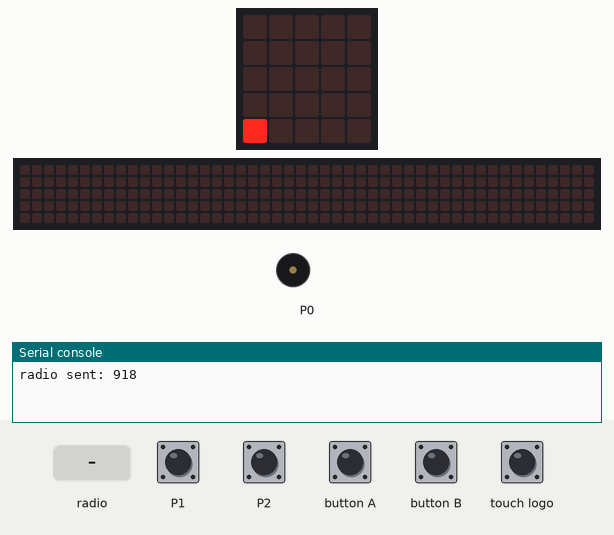
The program below on a simulated BBC micro:bit (MakeCode). Shown: the board's 5×5 LED display, a strip that is not on the board, showing the scrolling text unrolled, buzzer (waves = sounding), the last lines printed to the serial console. Inputs (shaded band) come from the test bench. No radio messages arrive unless stated (any console line starting 'radio sent:' is added by the test bench); the 48×5 strip is a reading aid, not a part: it shows the text the display is scrolling, unrolled, one strip-width of it at a time.

Above: at 1.4 s.
2.5 s: radio message "progB" arrives
At 4.1 s:
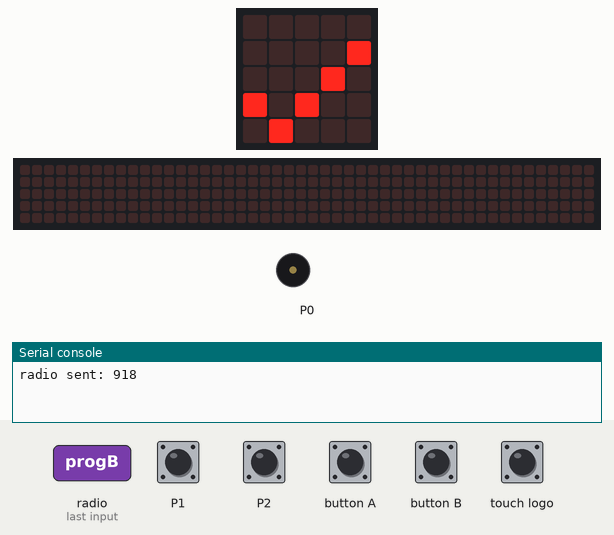
5.5 s: touch pin P1 pressed for 0.15 s
At 6.1 s:
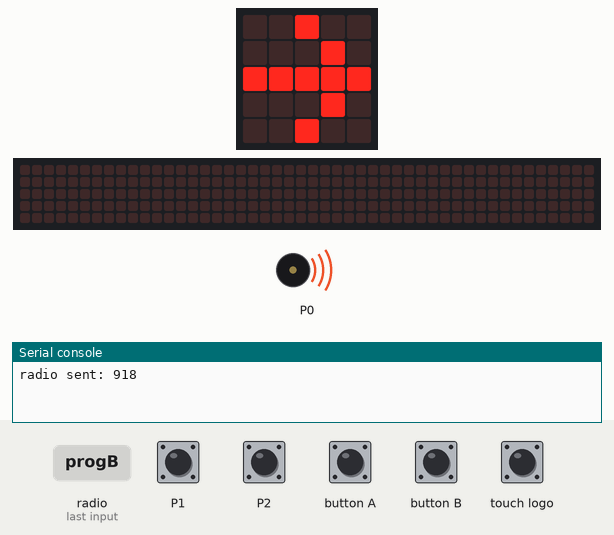
6.2 s: button A pressed for 0.15 s
6.9 s: radio message "progA" arrives
At 11.4 s:
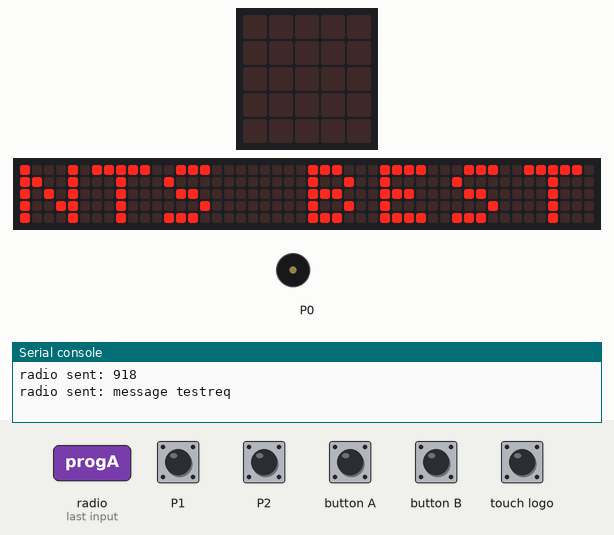
Timing chart, 0 to 12.9 s (numbered marks = the images above; inputs shaded):
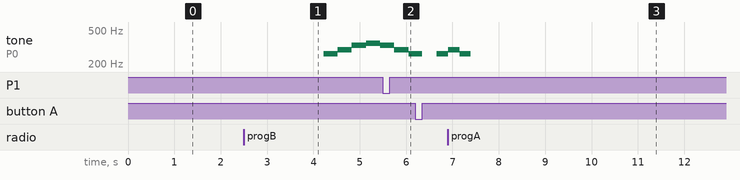

The program:

main.ts
```typescript
enum RadioMessage {
    message1 = 49434,
    progA = 15793,
    progB = 10390,
    progC = 23451,
    testreq = 61214,
    testreq2 = 32222
}
radio.onReceivedNumber(function (receivedNumber) {
    basic.showLeds(`
        . # # # .
        . # . . .
        . # . . .
        . # . . .
        . # # # .
        `)
})
radio.onReceivedMessage(RadioMessage.progA, function () {
    end = 0
    basic.showIcon(IconNames.Yes)
    while (end == 0) {
        basic.showString("NTS BEST")
    }
})
radio.onReceivedMessage(RadioMessage.progC, function () {
    end = 0
    basic.showIcon(IconNames.Yes)
})
radio.onReceivedMessage(RadioMessage.testreq, function () {
    basic.showIcon(IconNames.Yes)
    basic.showLeds(`
        # # # # #
        # # # # #
        # # # # #
        # # # # #
        # # # # #
        `)
    radio.sendMessage(RadioMessage.testreq2)
})
input.onButtonPressed(Button.A, function () {
    basic.showArrow(ArrowNames.North)
    radio.sendMessage(RadioMessage.progA)
})
radio.onReceivedMessage(RadioMessage.testreq2, function () {
    basic.showIcon(IconNames.Yes)
    basic.showLeds(`
        # # # # #
        # # # # #
        # # # # #
        # # # # #
        # # # # #
        `)
})
radio.onReceivedMessage(RadioMessage.progB, function () {
    end = 0
    basic.showIcon(IconNames.Yes)
    music.playMelody("C D E F E D C - ", 200)
    music.playMelody("C D C - - - - - ", 250)
})
input.onPinPressed(TouchPin.P2, function () {
    end = 1
})
input.onButtonPressed(Button.B, function () {
    basic.showArrow(ArrowNames.North)
    radio.sendMessage(RadioMessage.progB)
})
input.onPinPressed(TouchPin.P1, function () {
    basic.showArrow(ArrowNames.East)
    basic.showLeds(`
        . # # # .
        . . # . .
        . . # . .
        . . # . .
        . . # . .
        `)
    radio.sendMessage(RadioMessage.testreq)
})
input.onLogoEvent(TouchButtonEvent.Pressed, function () {
    basic.showArrow(ArrowNames.North)
    radio.sendMessage(RadioMessage.progC)
})
let end = 0
radio.setFrequencyBand(15)
basic.showLeds(`
    # . . . #
    # # . . #
    # . # . #
    # . . # #
    # . . . #
    `)
basic.showLeds(`
    . # # # .
    . . # . .
    . . # . .
    . . # . .
    . . # . .
    `)
basic.showLeds(`
    . # # # .
    . # . . .
    . # # # .
    . . . # .
    . # # # .
    `)
radio.sendNumber(918)
basic.forever(function () {
    basic.showLeds(`
        . . . . .
        . . . . .
        . . . . .
        . . . . .
        # . . . .
        `)
    basic.showLeds(`
        . . . . .
        . . . . .
        . . . . .
        . . . . .
        . . # . .
        `)
    basic.showLeds(`
        . . . . .
        . . . . .
        . . . . .
        . . . . .
        . . . . #
        `)
})
```

test.ts
```typescript
// tu są testy; nie będzie to kompilowane, gdy ten pakiet będzie używany jako rozszerzenie.
```

Measured:
- after the input at 2.5 s, tone on P0: plays 262 Hz for 0.31 s, 294 Hz for 0.31 s, 330 Hz for 0.31 s, 349 Hz for 0.31 s, 330 Hz for 0.06 s, starting after 1.7 s; the display: first differs from a run without the input after 1.1 s (image 1)
- after the input at 5.5 s, the display: changes after 0.34 s (image 2)
- after the input at 6.9 s, the display: first changes after 0.34 s (image 3 shows a later state)
- what the display in image 0 shows lasts 0.4 s, from 1.2 s to 1.6 s
- what the display in image 1 shows lasts 0.6 s, from 3.6 s to 4.2 s
